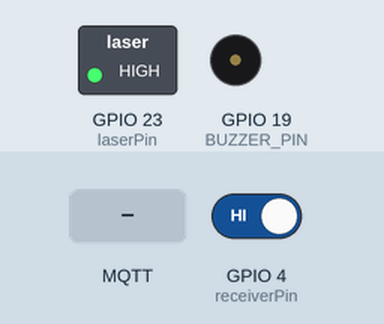
A sketch run on a simulated ESP32. On the bench: switched loads named in the sketch (green lamp = pin HIGH), buzzer (waves = sounding). Inputs (shaded band) come from the test bench; at power-on: GPIO 4 (receiverPin) HIGH. WiFi joins after 1.5 s; servers stay silent unless stated; no MQTT or app messages arrive unless stated; what the sketch prints to the serial monitor is not drawn.

Above: at 3.7 s.
3.8 s: GPIO 4 (receiverPin) driven LOW
At 5.1 s:
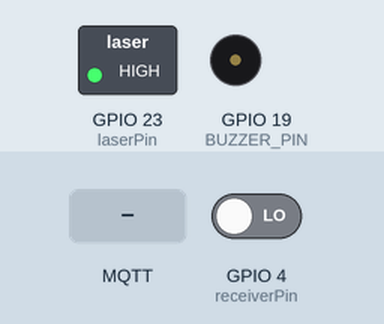
6.8 s: MQTT message "1" arrives on the first subscribed topic
At 8.96 s:
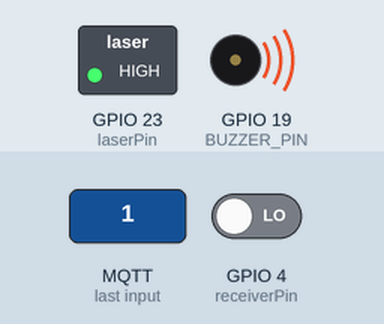
9.8 s: MQTT message "0" arrives on the first subscribed topic
Timing chart, 0 to 18.8 s (numbered marks = the images above; inputs shaded):
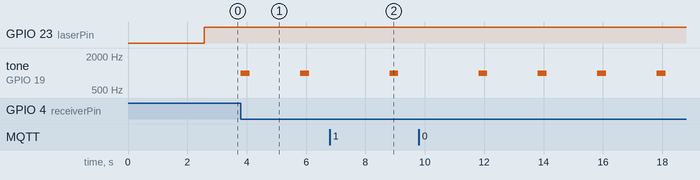

The sketch:

WIFI-MQTTX-LASER.ino
```cpp
#include <WiFi.h>
#include <PubSubClient.h>
#include <WiFiClientSecure.h>
#include <ArduinoJson.h>
#include <driver/ledc.h>


const char* ssid = "GONBIDATUAK";
const char* password = "FAC3200BBC";

const char* mqtt_server = "7b97ddb1a02b45308522e93ed8f9bcd1.s1.eu.hivemq.cloud";
const int mqtt_port = 8883;
const char* mqtt_username = "ledpatata";
const char* mqtt_password = "ABCD1234e";

// Definición de los canales a utilizar
const char* CONTROL_LED_TOPIC = "control-led";
const char* VALOR_ANALOGICO_TOPIC = "valor-analogico";

const int inputPin = 36;
const int laserPin = 23;
const int receiverPin = 4;

#define BUZZER_PIN 19 // Change this to the GPIO pin you've connected the buzzer to
#define BUZZER_CHANNEL 0 // You can use any available channel, from 0 to 15
#define BUZZER_FREQ 1000 // Adjust the frequency as needed

long previousPublishTime = 0;
long publishTimeInterval = 2000;

static const char* root_ca PROGMEM = R"EOF(
-----BEGIN CERTIFICATE-----
MIIFazCCA1OgAwIBAgIRAIIQz7DSQONZRGPgu2OCiwAwDQYJKoZIhvcNAQELBQAw
TzELMAkGA1UEBhMCVVMxKTAnBgNVBAoTIEludGVybmV0IFNlY3VyaXR5IFJlc2Vh
cmNoIEdyb3VwMRUwEwYDVQQDEwxJU1JHIFJvb3QgWDEwHhcNMTUwNjA0MTEwNDM4
WhcNMzUwNjA0MTEwNDM4WjBPMQswCQYDVQQGEwJVUzEpMCcGA1UEChMgSW50ZXJu
ZXQgU2VjdXJpdHkgUmVzZWFyY2ggR3JvdXAxFTATBgNVBAMTDElTUkcgUm9vdCBY
MTCCAiIwDQYJKoZIhvcNAQEBBQADggIPADCCAgoCggIBAK3oJHP0FDfzm54rVygc
h77ct984kIxuPOZXoHj3dcKi/vVqbvYATyjb3miGbESTtrFj/RQSa78f0uoxmyF+
0TM8ukj13Xnfs7j/EvEhmkvBioZxaUpmZmyPfjxwv60pIgbz5MDmgK7iS4+3mX6U
A5/TR5d8mUgjU+g4rk8Kb4Mu0UlXjIB0ttov0DiNewNwIRt18jA8+o+u3dpjq+sW
T8KOEUt+zwvo/7V3LvSye0rgTBIlDHCNAymg4VMk7BPZ7hm/ELNKjD+Jo2FR3qyH
B5T0Y3HsLuJvW5iB4YlcNHlsdu87kGJ55tukmi8mxdAQ4Q7e2RCOFvu396j3x+UC
B5iPNgiV5+I3lg02dZ77DnKxHZu8A/lJBdiB3QW0KtZB6awBdpUKD9jf1b0SHzUv
KBds0pjBqAlkd25HN7rOrFleaJ1/ctaJxQZBKT5ZPt0m9STJEadao0xAH0ahmbWn
OlFuhjuefXKnEgV4We0+UXgVCwOPjdAvBbI+e0ocS3MFEvzG6uBQE3xDk3SzynTn
jh8BCNAw1FtxNrQHusEwMFxIt4I7mKZ9YIqioymCzLq9gwQbooMDQaHWBfEbwrbw
qHyGO0aoSCqI3Haadr8faqU9GY/rOPNk3sgrDQoo//fb4hVC1CLQJ13hef4Y53CI
rU7m2Ys6xt0nUW7/vGT1M0NPAgMBAAGjQjBAMA4GA1UdDwEB/wQEAwIBBjAPBgNV
HRMBAf8EBTADAQH/MB0GA1UdDgQWBBR5tFnme7bl5AFzgAiIyBpY9umbbjANBgkq
hkiG9w0BAQsFAAOCAgEAVR9YqbyyqFDQDLHYGmkgJykIrGF1XIpu+ILlaS/V9lZL
ubhzEFnTIZd+50xx+7LSYK05qAvqFyFWhfFQDlnrzuBZ6brJFe+GnY+EgPbk6ZGQ
3BebYhtF8GaV0nxvwuo77x/Py9auJ/GpsMiu/X1+mvoiBOv/2X/qkSsisRcOj/KK
NFtY2PwByVS5uCbMiogziUwthDyC3+6WVwW6LLv3xLfHTjuCvjHIInNzktHCgKQ5
ORAzI4JMPJ+GslWYHb4phowim57iaztXOoJwTdwJx4nLCgdNbOhdjsnvzqvHu7Ur
TkXWStAmzOVyyghqpZXjFaH3pO3JLF+l+/+sKAIuvtd7u+Nxe5AW0wdeRlN8NwdC
jNPElpzVmbUq4JUagEiuTDkHzsxHpFKVK7q4+63SM1N95R1NbdWhscdCb+ZAJzVc
oyi3B43njTOQ5yOf+1CceWxG1bQVs5ZufpsMljq4Ui0/1lvh+wjChP4kqKOJ2qxq
4RgqsahDYVvTH9w7jXbyLeiNdd8XM2w9U/t7y0Ff/9yi0GE44Za4rF2LN9d11TPA
mRGunUHBcnWEvgJBQl9nJEiU0Zsnvgc/ubhPgXRR4Xq37Z0j4r7g1SgEEzwxA57d
emyPxgcYxn/eR44/KJ4EBs+lVDR3veyJm+kXQ99b21/+jh5Xos1AnX5iItreGCc=
-----END CERTIFICATE-----
)EOF";

WiFiClientSecure espClient;
PubSubClient client(espClient);

unsigned long lastMsg = 0;
unsigned long detectionTime = 0; // Tiempo de detección del láser
bool laserDetected = false; // Indicador de detección del láser

void setup_wifi() {
  delay(1000);
  Serial.println();
  Serial.print("Connecting to ");
  Serial.println(ssid);
  WiFi.begin(ssid, password);
  while (WiFi.status() != WL_CONNECTED) {
    delay(500);
    Serial.print(".");
  }
  Serial.println("");
  Serial.println("WiFi connected");
  Serial.println("IP address: ");
  Serial.println(WiFi.localIP());
}

void callback(char* topic, byte* payload, unsigned int length) {
  Serial.println("------------------------------------------------------------------------");
  delay(2000);
}

void reconnect() {
  while (!client.connected()) {
    Serial.print("Attempting MQTT connection...");
    if (client.connect("ESP32Client", mqtt_username, mqtt_password)) {
      Serial.println("connected");
      client.subscribe(CONTROL_LED_TOPIC);
    } else {
      Serial.print("failed, rc=");
      Serial.print(client.state());
      Serial.println(" try again in 5 seconds");
      delay(5000);
    }
  }
}

void publishMessage() {
  StaticJsonDocument<200> jsonDocument;

  // Añadimos los datos que deseamos enviar al objeto JSON
  jsonDocument["msg"] = "Alert! Intruder detected!";
  jsonDocument["time"] = millis(); // Ejemplo de agregar el tiempo actual

  // Convertimos el objeto JSON a un string
  char jsonString[200];
  serializeJson(jsonDocument, jsonString);

  // Publicamos el mensaje MQTT
  client.publish(CONTROL_LED_TOPIC, jsonString);
  //client.publish(CONTROL_LED_TOPIC, "Alert! Intruder detected!");
}

void setup() {
  pinMode(laserPin, OUTPUT);
  pinMode(receiverPin, INPUT);

  ledcSetup(BUZZER_CHANNEL, BUZZER_FREQ, 10); // 10-bit resolution
  ledcAttachPin(BUZZER_PIN, BUZZER_CHANNEL);

  Serial.begin(9600);
  setup_wifi();
  espClient.setCACert(root_ca);
  client.setServer(mqtt_server, mqtt_port);
  client.setCallback(callback);
}

void loop() {
  if (!client.connected()) {
    reconnect();
  }

  long currentTime = millis();

  // Encender el láser
  digitalWrite(laserPin, HIGH);
  // Leer el estado del detector
  int detected = digitalRead(receiverPin);

  ledcWrite(BUZZER_CHANNEL, 0); //deafen

  if (detected == LOW) {
    if (!laserDetected) {
      // Si es la primera vez que se detecta el láser, guardar el tiempo
      detectionTime = millis();
      laserDetected = true;
    } else {
      // Si ya se había detectado antes, verificar si han pasado al menos 2 segundos
        if (currentTime - previousPublishTime >= publishTimeInterval)
        {
          previousPublishTime = currentTime;
          Serial.println("Detected!");
          ledcWrite(BUZZER_CHANNEL, 512); // 50% duty cycle
          delay(300);
          publishMessage();

        }
    }


  } else {
    // Si no se detecta el láser, restablecer las variables
    laserDetected = false;
    detectionTime = 0;
    //Serial.println("No laser");
  }

  // Permitir que el cliente MQTT maneje los mensajes entrantes
  client.loop();
}
```

Measured:
- after the input at 3.8 s, tone on GPIO 19 (BUZZER_PIN): alternates 1000 Hz for 0.30 s and silent for 1.7 s, starting at once
